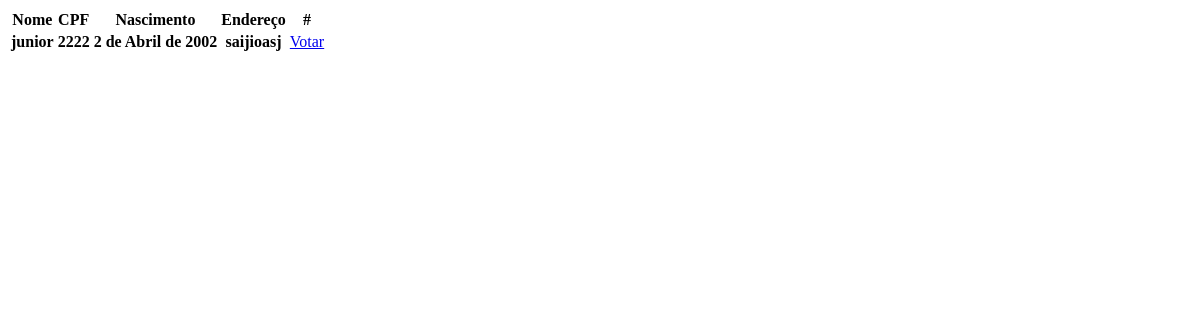
The page /showCandidates/2 on the database as committed earlier.
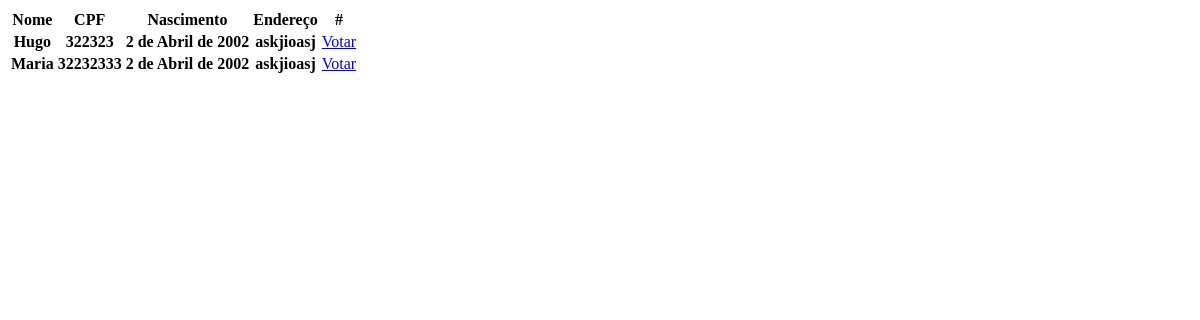
The same page on the database as committed later.
### systemElections/models.py (models this page shows, shortened)
class Candidate(models.Model):
    cpf = models.IntegerField(primary_key=True)
    name = models.CharField(max_length=100)
    birth = models.DateField()
    address = models.TextField()
    nElectors = models.IntegerField(default=0, blank=True)
    isWinner = models.BooleanField(default=False)
    Election = models.ForeignKey("Election", on_delete=models.PROTECT)
    """def att():
        x = Candidate.objects.annotate(number=Count('elector'))
        for i in x:
            if i.nElectors < i.number:
                i.nElectors += i.number
                i.save()
    """

### systemElections/views.py (the view)
# urls.py: path('showCandidates/<int:id>', showCandidates, name='showCandidates'),
def showCandidates(request, id):
    selected = Candidate.objects.filter(Election = id)
    return render(request, 'systemElections/candidate_list.html', context={'candidates' : selected})

### templates/systemElections/candidate_list.html (shortened to what this page needs)
<!DOCTYPE html>
<html lang="en">
<head>
</head>
<body>
    <table>
        <tr>
            <th>Nome</th>
            <th>CPF</th>
            <th>Nascimento</th>
            <th>Endereço</th>
            <th>#</th>
        </tr>
        {% for candidates in candidates %}
        <tr>
            <th>{{candidates.name}}</th>
            <th>{{candidates.cpf}}</th>
            <th>{{candidates.birth}}</th>
            <th>{{candidates.address}}</th>
            <td><a href="{% url 'vote' candidates.cpf %}">Votar</a></td>
        </tr>
        {% endfor %}
    </table>
</body>
</html>

Rows that differ between the two databases and show on the page:
removed Candidate: name "junior", cpf "2222", birth "2 de Abril de 2002", address "saijioasj"
added Candidate: name "Hugo", cpf "322323", birth "2 de Abril de 2002", address "askjioasj"
added Candidate: name "Maria", cpf "32232333", birth "2 de Abril de 2002", address "askjioasj"
